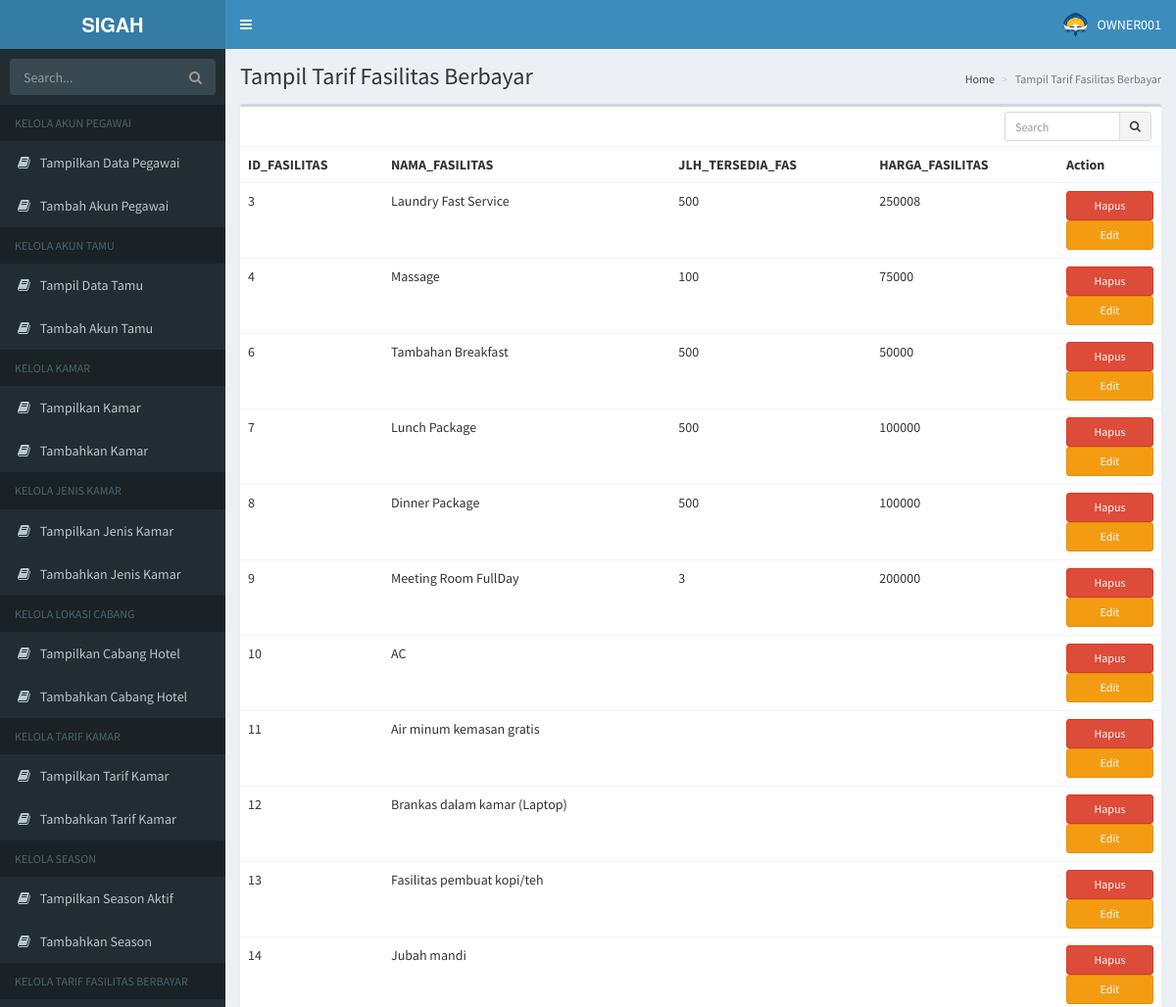
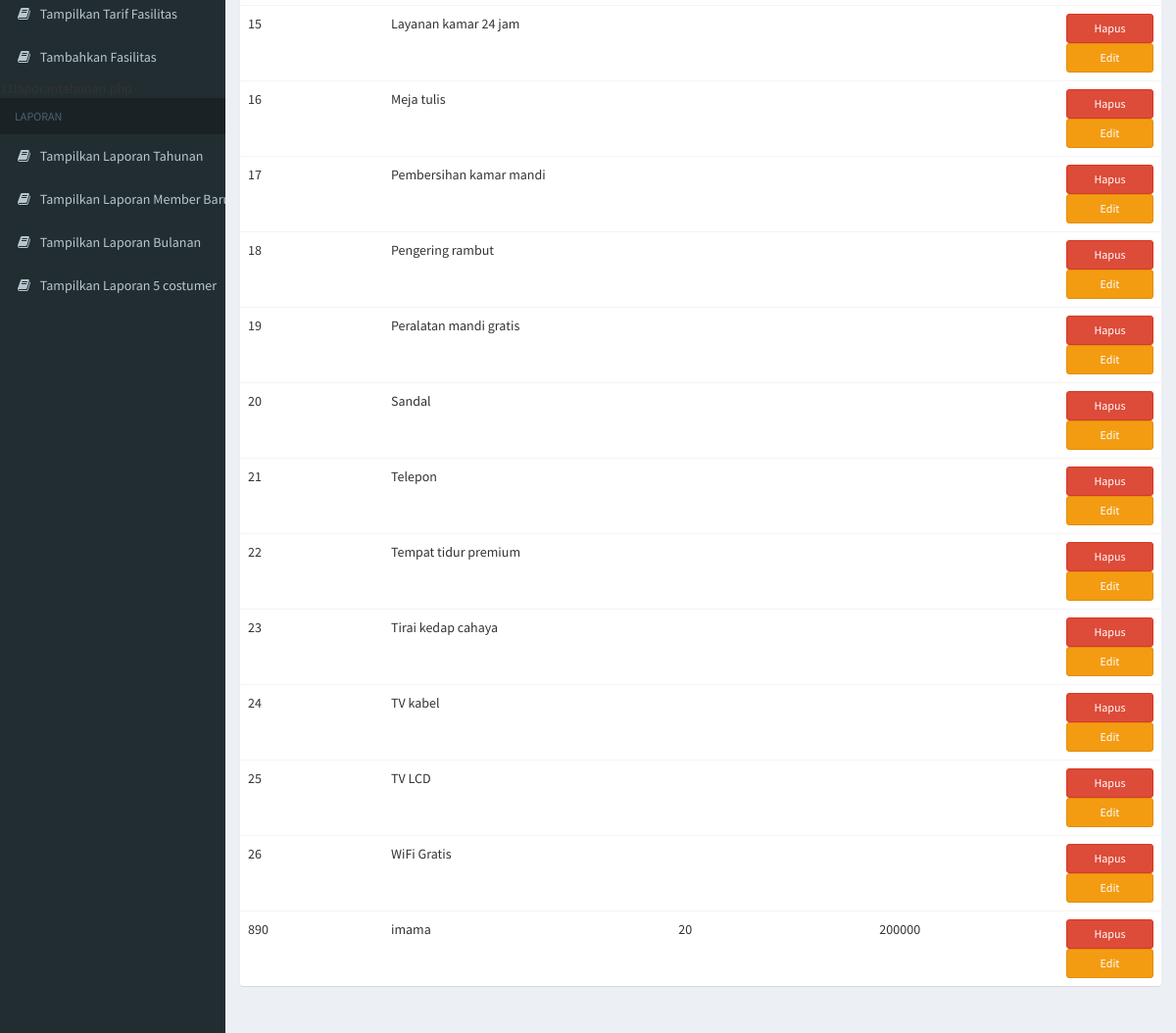
/9showtariffasilitasberbayar.php (signed in), run on the app's committed database (2 pictures, top to bottom).
### tables this page shows
CREATE TABLE `fasilitas` (
  `ID_FASILITAS` int(11) NOT NULL,
  `NAMA_FASILITAS` varchar(30) DEFAULT NULL,
  `JLH_TERSEDIA_FAS` int(11) DEFAULT NULL,
  `HARGA_FASILITAS` double DEFAULT NULL
);

### 9showtariffasilitasberbayar.php (the view, shortened to what this page needs)
<?php
 include("connection.php");
?>
<!DOCTYPE html>
<html>
<head>
  <link rel="stylesheet" href="asset/bower_components/bootstrap/dist/css/bootstrap.min.css">
  <link rel="stylesheet" href="asset/bower_components/font-awesome/css/font-awesome.min.css">
  <link rel="stylesheet" href="asset/bower_components/Ionicons/css/ionicons.min.css">
  <link rel="stylesheet" href="asset/dist/css/AdminLTE.min.css">
  <link rel="stylesheet" href="asset/dist/css/skins/_all-skins.min.css">
</head>
<body class="hold-transition skin-blue sidebar-mini">
<div class="wrapper">
 <?php
 include("navbar1.php");
 ?>
  <div class="content-wrapper">
    <section class="content-header">
      <h1>
        Tampil Tarif Fasilitas Berbayar
      </h1>
      <ol class="breadcrumb">
        <li><a href="#">Home</a></li>
        <li class="active">Tampil Tarif Fasilitas Berbayar</li>
      </ol>
    </section>
    <section class="content">
    <div class="row">
        <div class="col-xs-12">
          <div class="box">
            <div class="box-header">
              <div class="box-tools">
                <div class="input-group input-group-sm" style="width: 150px;">
                  <input type="text" name="table_search" class="form-control pull-right" placeholder="Search">
                  <div class="input-group-btn">
                    <button type="submit" class="btn btn-default"><i class="fa fa-search"></i></button>
                  </div>
                </div>
              </div>
            </div>
            <div class="box-body table-responsive no-padding">
              <table class="table table-hover">
                <tr>
                <th>ID_FASILITAS</th>
                <th>NAMA_FASILITAS</th>
                <th>JLH_TERSEDIA_FAS</th>
                <th>HARGA_FASILITAS</th>
                <th>Action</th>
                </tr>
                <?php
                $query="select ID_FASILITAS, NAMA_FASILITAS, JLH_TERSEDIA_FAS, HARGA_FASILITAS from fasilitas";
                $result = mysqli_query($link, $query);
                while($data = mysqli_fetch_assoc($result))
                {
                  echo "<tr>";
                  echo "<td>$data[ID_FASILITAS]</td>";
                  echo "<td>$data[NAMA_FASILITAS]</td>";
                  echo "<td>$data[JLH_TERSEDIA_FAS]</td>";
                  echo "<td>$data[HARGA_FASILITAS]</td>";
                  echo "<td>";
                ?>
                    <form action="9showtariffasilitasberbayar.php" method="post" >
                    <input type="submit" name="submit" value="Hapus" class="btn btn-block btn-danger btn-sm">
                    </form>
                    <form action="9edittariffasilitasberbayar.php" method="post" >
                    <input type="submit" name="submit" value="Edit" class="btn btn-block btn-warning btn-sm">
                    </form>
                  <?php
                  echo "</td>";
                  echo "</tr>";
                }
                  ?>
              </table>
            </div>
          </div>
        </div>
      </div>
    </section>
  </div>
</body>
</html>

### data on the page
fasilitas: ID_FASILITAS "3", NAMA_FASILITAS "Laundry Fast Service", JLH_TERSEDIA_FAS "500", HARGA_FASILITAS "250008"
fasilitas: ID_FASILITAS "4", NAMA_FASILITAS "Massage", JLH_TERSEDIA_FAS "100", HARGA_FASILITAS "75000"
fasilitas: ID_FASILITAS "6", NAMA_FASILITAS "Tambahan Breakfast", JLH_TERSEDIA_FAS "500", HARGA_FASILITAS "50000"
fasilitas: ID_FASILITAS "7", NAMA_FASILITAS "Lunch Package", JLH_TERSEDIA_FAS "500", HARGA_FASILITAS "100000"
fasilitas: ID_FASILITAS "8", NAMA_FASILITAS "Dinner Package", JLH_TERSEDIA_FAS "500", HARGA_FASILITAS "100000"
fasilitas: ID_FASILITAS "9", NAMA_FASILITAS "Meeting Room FullDay", JLH_TERSEDIA_FAS "3", HARGA_FASILITAS "200000"
fasilitas: ID_FASILITAS "10", NAMA_FASILITAS "AC"
fasilitas: ID_FASILITAS "11", NAMA_FASILITAS "Air minum kemasan gratis"
fasilitas: ID_FASILITAS "12", NAMA_FASILITAS "Brankas dalam kamar (Laptop)"
fasilitas: ID_FASILITAS "13", NAMA_FASILITAS "Fasilitas pembuat kopi/teh"
fasilitas: ID_FASILITAS "14", NAMA_FASILITAS "Jubah mandi"
fasilitas: ID_FASILITAS "15", NAMA_FASILITAS "Layanan kamar 24 jam"
fasilitas: ID_FASILITAS "16", NAMA_FASILITAS "Meja tulis"
fasilitas: ID_FASILITAS "17", NAMA_FASILITAS "Pembersihan kamar mandi"
fasilitas: ID_FASILITAS "18", NAMA_FASILITAS "Pengering rambut"
fasilitas: ID_FASILITAS "19", NAMA_FASILITAS "Peralatan mandi gratis"
fasilitas: ID_FASILITAS "20", NAMA_FASILITAS "Sandal"
fasilitas: ID_FASILITAS "21", NAMA_FASILITAS "Telepon"
fasilitas: ID_FASILITAS "22", NAMA_FASILITAS "Tempat tidur premium"
fasilitas: ID_FASILITAS "23", NAMA_FASILITAS "Tirai kedap cahaya"
fasilitas: ID_FASILITAS "24", NAMA_FASILITAS "TV kabel"
fasilitas: ID_FASILITAS "25", NAMA_FASILITAS "TV LCD"
fasilitas: ID_FASILITAS "26", NAMA_FASILITAS "WiFi Gratis"
fasilitas: ID_FASILITAS "890", NAMA_FASILITAS "imama", JLH_TERSEDIA_FAS "20", HARGA_FASILITAS "200000"

### other printed values
$pengunjung "OWNER001"
